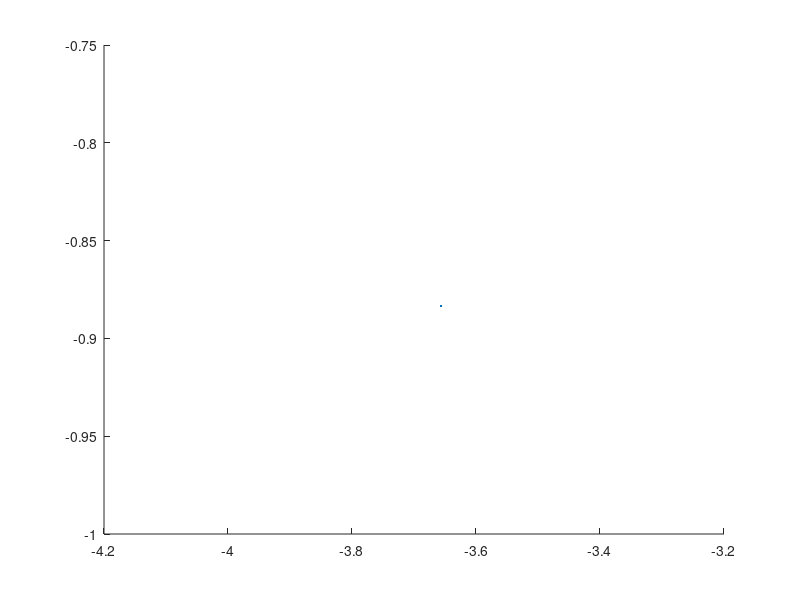

Write the MATLAB code that produced this figure. (Note: this script raises an error after producing the figure.)
rng(1);

x = 10 * rand(1,1000) - 5;
y = 10 * rand(1,1000) - 5;

% Note you can't add numbers to an empty vector
% adding number to an empty vector will lead to an empty vector
% after all b,h,c,m are counts
% therefore initialize with zero
b =0;
h = 0;
c = 0;
m = 0;

i = 1;
n = length(x);

p03 = figure;
hold on;

% Note: The legend is used inside the loop as
% if you use legend at the outside of the loop then the legend of last
% plot(Miss)
% will be shown only
while(i <= n)
d = sqrt(x(i)^2 + y(i)^2);
% p03a data
if d <= 1.0
b = b + i;
% use [] for concatenation of strings
p = plot(x(i),y(i),'DisplayName',['Bullseye ',num2str(b)]);
p.Marker = 'o';
p.MarkerFaceColor = [ 1 0 0 ];
p.MarkerEdgeColor = [ 0 0 0 ];

% p03b data
elseif d <= 2.0
h = h + i;
p = plot(x(i),y(i),'DisplayName',['Hit ',num2str(h)]);
p.Marker = 'o';
p.MarkerFaceColor = [ 0 1 0 ];
p.MarkerEdgeColor = [ 0 0 0 ];

% p03c data
elseif d <= 3.0
c = c + i;
p = plot(x(i),y(i),'DisplayName',['Close ',num2str(c)]);
p.Marker = 'o';
p.MarkerFaceColor = [ 0 0 1 ];
p.MarkerEdgeColor = [ 0 0 0 ];

% p03d data
else
m = m + i;
p = plot(x(i),y(i),'DisplayName',['Miss ',num2str(m)]);
p.Marker = 'o';
p.MarkerFaceColor = [ 1 1 0 ];
p.MarkerEdgeColor = [ 0 0 0 ];

end
i = i + 1;

% to show changes in each iteration use legend('off')
% if you won't do this on every iteration the legend will be plotted for
% every iteration
%legend('show')
pause(0.002); % pause for 2 miliseconds
legend('off')
end

% finally when loop overs show the legend
legend('show') % display the legend

% target circles
r1 = 1;
x0 = 0;
y0 = 0;
theta = linspace(0,2*pi,100);
plot(x0 + r1*cos(theta),y0 + r1*sin(theta),'-r')

r2 = 2;
x0 = 0;
y0 = 0;
theta = linspace(0,2*pi,100);
plot(x0 + r2*cos(theta),y0 + r2*sin(theta),'-g')

r3 = 3;
x0 = 0;
y0 = 0;
theta = linspace(0,2*pi,100);
plot(x0 + r3*cos(theta),y0 + r3*sin(theta),'-b')

% axis
ax = gca;
ax.DataAspectRatio = [1 1 1];
ax.XLim = [ -5 5 ];
ax.YLim = [ -5 5 ];
ax.XTick = -5:1:5;
ax.YTick = -5:1:5;
t = text;
t.Position = [ -2 4 0 ];
t.String = 'Target Practice';
t.FontSize = 12;
t.FontWeight = 'bold';

title("p03 Your name") % chnage Your name

% save the image
saveas(p03,'lab06p03.png')
hold off
